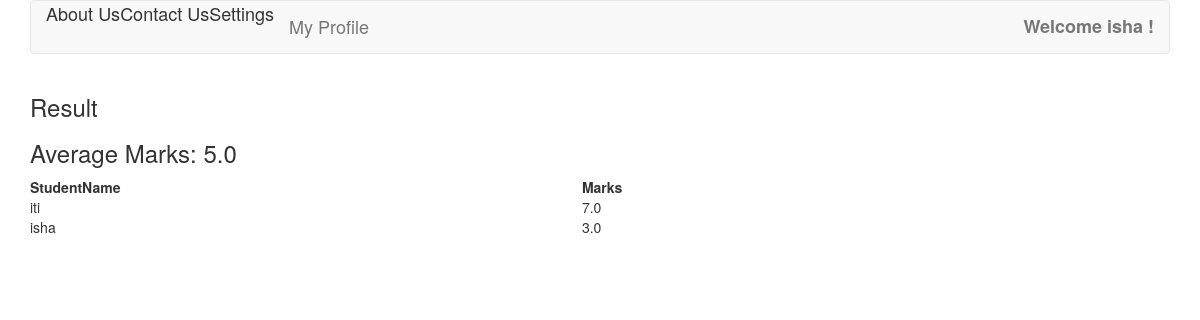
/main/showresult/1/ (signed in), run on the app's committed database.
### mcqtest/models.py (models this page shows, shortened)
class TakenQuiz(models.Model):
    student = models.ForeignKey(Student, on_delete=models.CASCADE , related_name = 'takenquizs')
    quizgiven  = models.ForeignKey(Quiz , on_delete=models.CASCADE , related_name = 'takenquizs')
    marks  = models.FloatField()
    def __str__(self):
        return self.student.user.username

class Student(models.Model):
    student_enrollmentno = models.IntegerField()
    user = models.OneToOneField(User,on_delete=models.CASCADE)
    student_phoneno = models.IntegerField()
    student_father_name = models.CharField(max_length=100)
    student_mother_name = models.CharField(max_length=100)
    student_address = models.CharField(max_length=200)
    student_pic = models.ImageField(upload_to='pic_folder/',default='noimage.jpg')
    student_city = models.CharField(max_length=30)
    student_state = models.CharField(max_length=30)
    student_pincode = models.IntegerField()

### mcqtest/views/teacher.py (the view)
# urls.py: url(r'^showresult/(?P<pk>\d+)/', teacher.showresult , name = 'showresult'),
@login_required
def showresult(request , pk):
    quiz = models.Quiz.objects.get(pk = pk)
    studenttakequiz = quiz.takenquizs.all()
    average = quiz.takenquizs.all().aggregate(averagescore = Avg('marks'))
    return render(request,'mcqtest/teacher/showresult.html',{'student':studenttakequiz ,'average' : average})

### templates/mcqtest/teacher/showresult.html
{% extends 'base.html'  %}
{% block 'content' %}
<div class="container">
    <table style="width:70%">
    <h3>Result</h3>
    <h3>Average Marks: {{ average.averagescore|default_if_none:0.0 }}</h3>
    <tr>
        <th>StudentName</th>
        <th>Marks</th>
    </tr>
    {% if student %}
        {% for stu in student %}
            <tr>
                <td>{{ stu }}</td>
                <td>{{ stu.marks }}</td>
            </tr>
        {% endfor %}
    {% else %}
        <td><h3><i>No Student has Given The quiz Yet</i></h3></td>
    {% endif %}
    </table>
</div>
{% endblock  %}

### templates/base.html (shortened to what this page needs)
<!DOCTYPE html>
{% load staticfiles%}
<html lang="en" dir="ltr">
  <head>
    <link rel="stylesheet" href="/static/css/style.css?{% now 'U' %}">
    <link rel="stylesheet" href="https://maxcdn.bootstrapcdn.com/bootstrap/3.3.7/css/bootstrap.min.css">
  </head>
  <body>
  <div class = "container">
    <nav class="navbar navbar-default">
  <div class="container-fluid">
      {% if user.is_authenticated %}
            <ul class="nav navbar-nav">
                <li><font size="4">About Us </font></li>
                <li><font size="4">Contact Us </font></li>
                <li><font size="4">Settings </font></li>
                <li><a href="/main/profile/"><font size="4">My Profile</font></a></li>
            </ul>
           <ul class="nav navbar-nav navbar-right">
            <li class="dropdown">
                <a class="dropdown-toggle" data-toggle="dropdown" href=" "><b><font size="4"> Welcome {{user.username}} !</font></b></a>
            </li>
           </ul>
      {% endif %}
        </div>
    </nav>
  </div>
    {% block 'content' %}
    {% endblock %}
  </body>
</html>

### data on the page
TakenQuiz: student.username "iti", marks "7.0"
TakenQuiz: student.username "isha", marks "3.0"

### other printed values
{{ user.username }} "isha"
{{ average.averagescore|default_if_none:0.0 }} "5.0"
